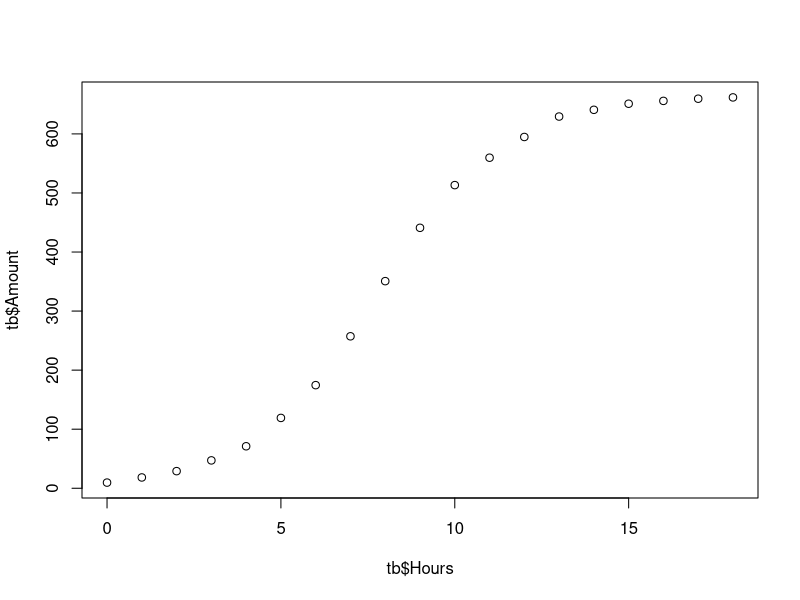
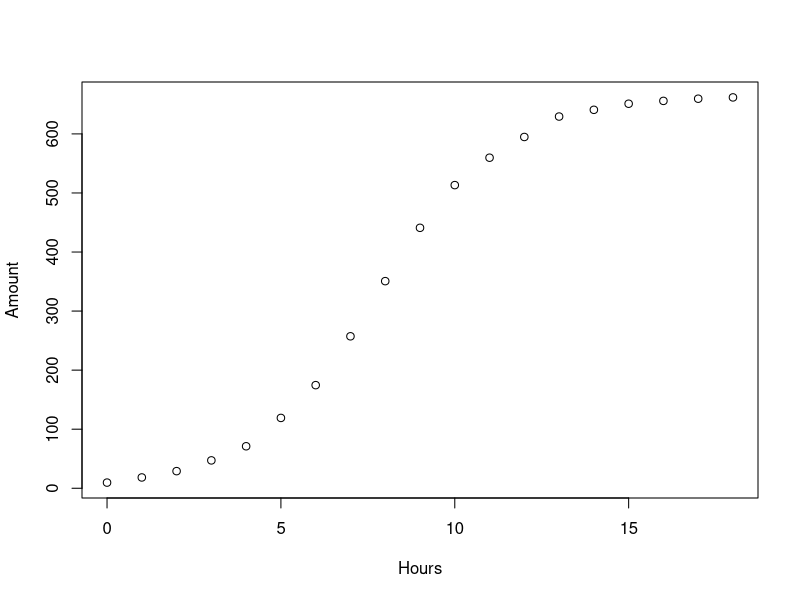
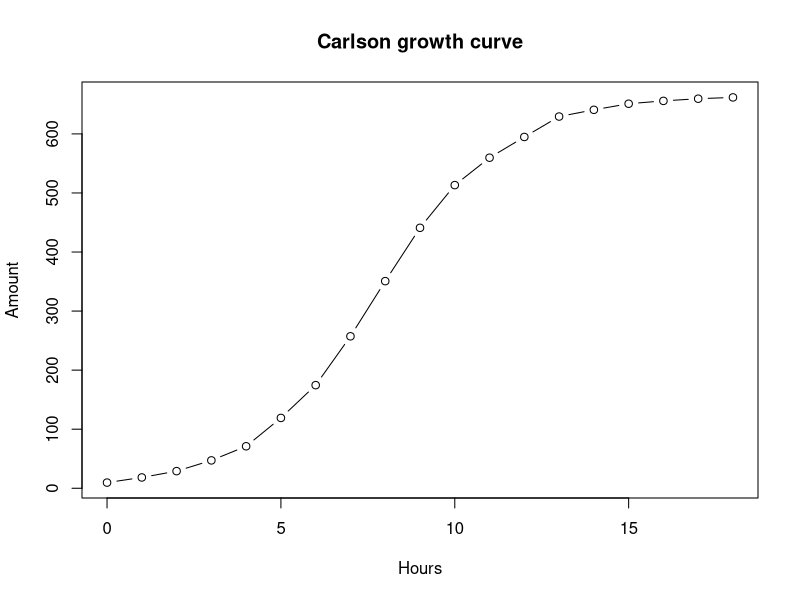
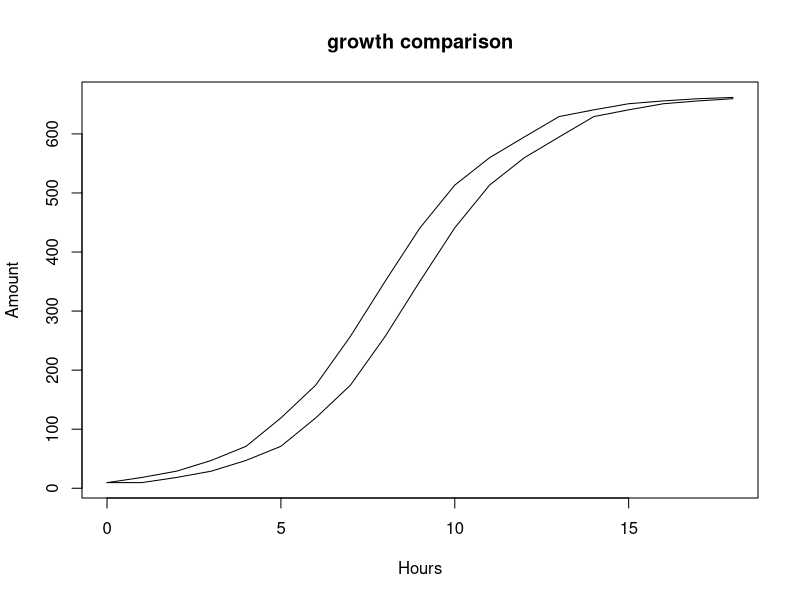
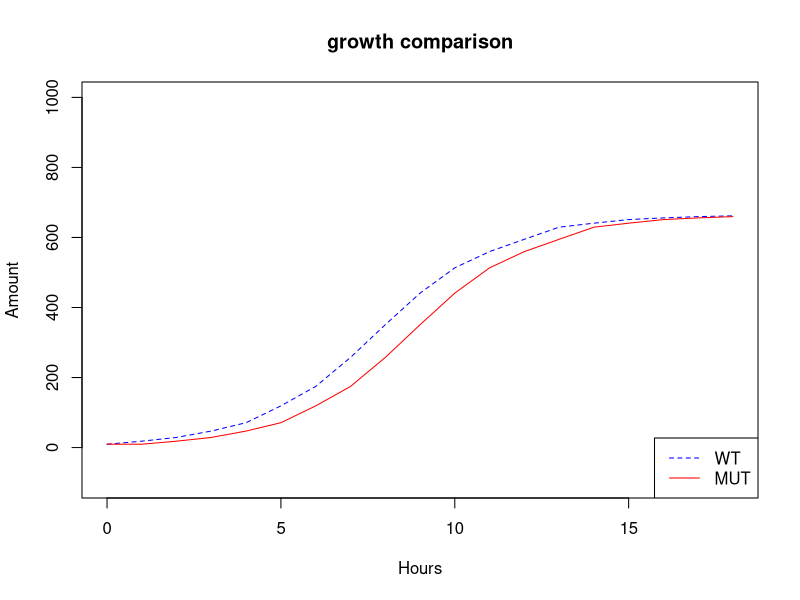
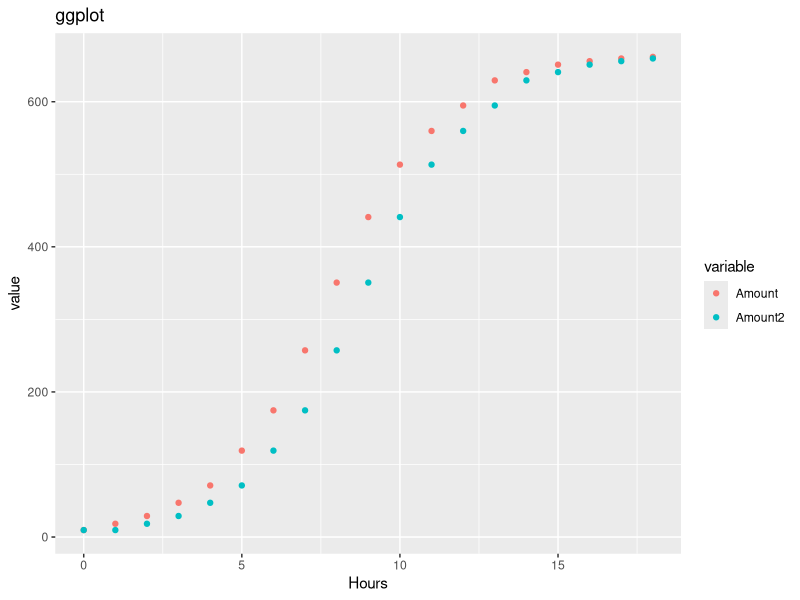
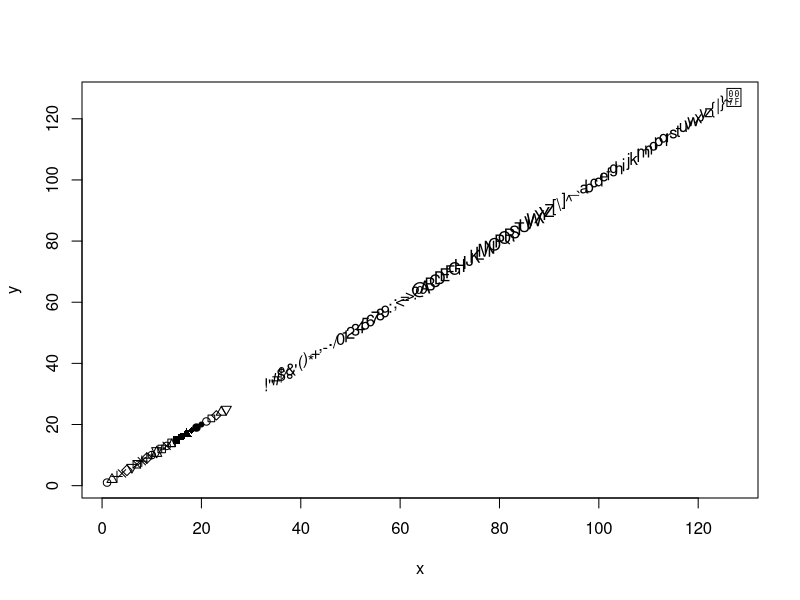
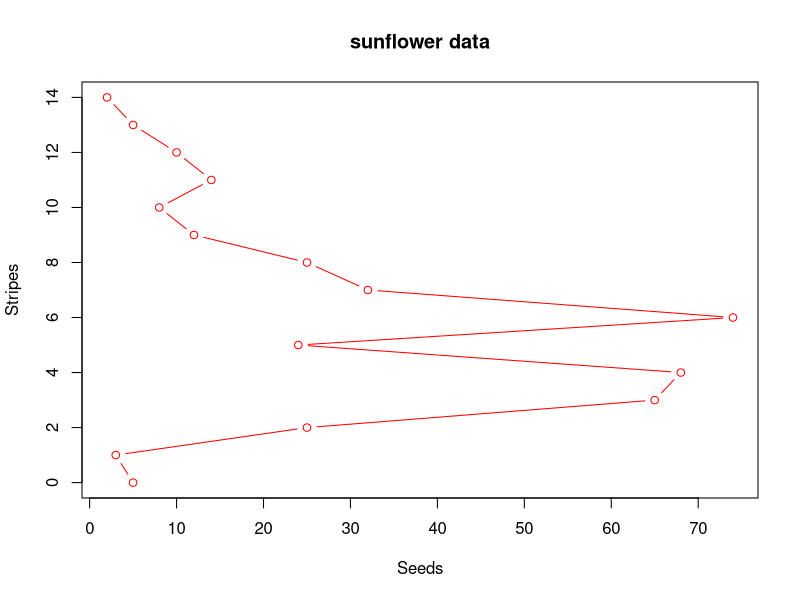

Here is the R script that generated these plots, in order:
## ---- chunk 1
rm(list=ls()) #clearn my workspace
library(tidyverse)
tb = read.csv("Carlson_Yeast.csv");
## ---- chunk 2
plot( tb$Amount ~ tb$Hours );
## ---- chunk 3
 plot( Amount ~ Hours, data=tb );
## ---- chunk 4
 plot( Amount ~ Hours, data=tb, type="b",
    main="Carlson growth curve" );
## ---- chunk 5
##### the second data set, multiple plots
 tb2 = read.csv( "Carlson2.csv" );

 ##first try, not pretty
 plot( tb2$Amount ~ tb2$Hours, ylab="Amount",xlab="Hours",type="l", 
    main="growth comparison");
 lines( tb2$Amount2 ~ tb2$Hours );

## ---- chunk 6
 ##now, let's add colors
 plot( tb2$Amount ~ tb2$Hours, ylab="Amount",xlab="Hours",type="l",  lty=2, ylim=c(-100, 1000),
    main="growth comparison", col="blue");
 lines( tb2$Amount2 ~ tb2$Hours, col="red", lwd=1 );

 ##add legends
 #legend(2,500,c("Amount","Amount2"), col=c("blue","red"), lwd=c(1,1) )
#legend(12,250        ,c("wt","mutant"), col=c("blue","red"), lwd=c(1,1), lty=c(2,1) )

#legend("bottomright", c("Amount, second amount"))
#legend('bottomright',500,c("wt","mutant"), col=c("blue","red"), lwd=c(1,1))
legend(("bottomright"), c("WT", "MUT"), col=c("Blue","Red"),lwd=c(1,1), lty=c(2,1))

## ---- chunk 7
library(reshape2)
selected_columns = c('Amount', "Amount2")
df_melt <- melt( tb2, measure.vars=selected_columns )
plot <- ggplot(df_melt, aes(x=Hours, y=value, color=variable)) + geom_point()
plot + ggtitle( "ggplot")
## ---- chunk 8
x = 1:127
y = 1:127
plot( y ~x, pch=x)
## ---- chunk 9
##### plot sunflower seed data
 sunflower = read.csv("SunflowerSeedData.csv");

 plot( sunflower$Stripes ~ sunflower$Seeds, ylab="Stripes"
       , xlab="Seeds", main="sunflower data", type="b"
       , col="red"
       )
## ---- chunk 10
 x= seq(1:30)
 y= x^2;
 write.csv(x, "x.csv", row.names=F)
 write.csv(y, "y.csv", row.names=F)
 output = cbind(x, y)
 write.csv(output, "xy-20210518.csv", row.names=F)
 write.table(output, "xy-202120518.tab", sep="\t", row.names=F)
 
## ---- chunk 11
library(tidyverse)

ggplot( as.data.frame(output), aes(x=x, y=y)) + geom_point()
